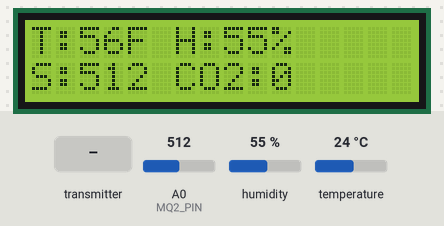
This sketch was run on a simulated ESP8266 (NodeMCU). Shown: 16×2 character LCD. The test bench sets the inputs (shaded band); at power-on: humidity 55 %, A0 (MQ2_PIN) = 512, temperature 24 °C. What the sketch prints to the serial monitor is not drawn.

Above: at 1.2 s.
1.3 s: the transmitter starts sending ammoniaLevel = 256
At 3.0 s:
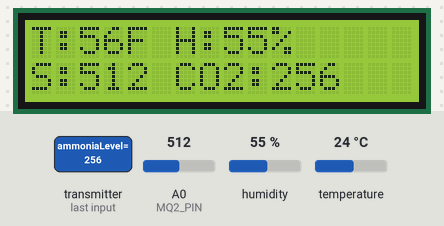
3.6 s: humidity set to 22 %
At 5.4 s:
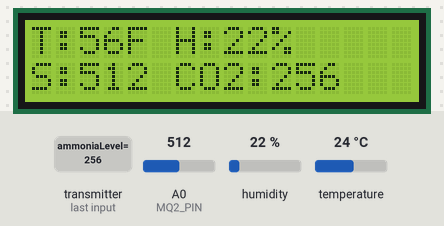
5.7 s: A0 (MQ2_PIN) set to 716
At 7.2 s:
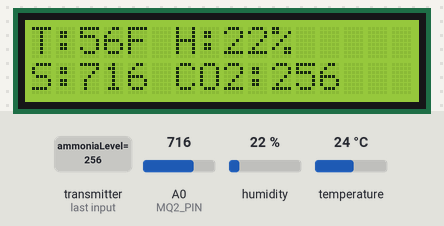
7.8 s: temperature set to 12 °C
At 8.7 s:
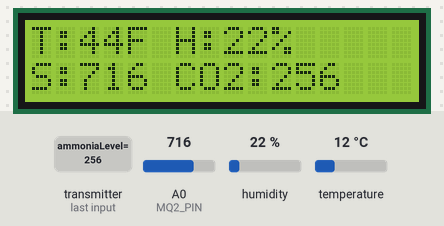
9.8 s: the transmitter starts sending ammoniaLevel = 0
At 11.4 s:
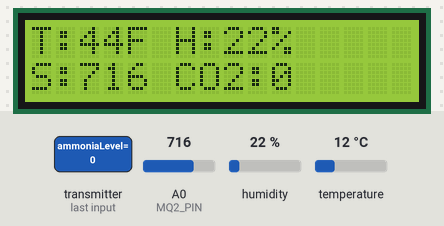
11.9 s: A0 (MQ2_PIN) set to 900
At 12.8 s:
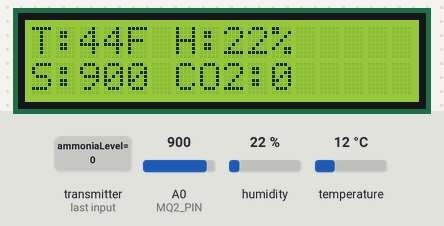
Timing chart, 0 to 14.9 s (numbered marks = the images above; inputs shaded):
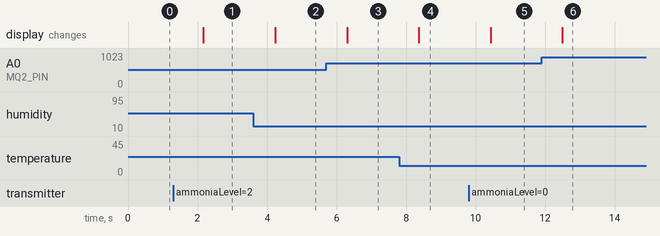

Measured:
- after the input at 1.3 s, the display: changes after 0.87 s (image 1)
- after the input at 3.6 s, the display: changes after 0.64 s (image 2)
- after the input at 5.7 s, the display: changes after 0.60 s (image 3)
- after the input at 7.8 s, the display: changes after 0.57 s (image 4)
- after the input at 9.8 s, the display: changes after 0.63 s (image 5)
- after the input at 11.9 s, the display: changes after 0.59 s (image 6)

The sketch:

Main_Module.ino
```cpp
#include <ESP8266WiFi.h>
#include <espnow.h>
#include <DHT.h>
#include <Wire.h>
#include <LiquidCrystal_I2C.h>

// === DHT22 ===
#define DHTPIN D5
#define DHTTYPE DHT22
DHT dht(DHTPIN, DHTTYPE);

// === MQ-2 ===
#define MQ2_PIN A0

// === LCD ===
LiquidCrystal_I2C lcd(0x27, 16, 2);

// === ESP-NOW Struct ===
struct struct_message {
  int ammoniaLevel;
};
struct_message incomingData;
int latestAmmonia = 0;

// === ESP-NOW Receive Callback ===
void OnDataRecv(uint8_t *mac, uint8_t *incomingDataBytes, uint8_t len) {
  memcpy(&incomingData, incomingDataBytes, sizeof(incomingData));
  latestAmmonia = incomingData.ammoniaLevel;
  Serial.print("Received Ammonia: ");
  Serial.println(latestAmmonia);
}

void setup() {
  Serial.begin(115200);
  dht.begin();
  WiFi.mode(WIFI_STA);

  // === LCD init ===
  Wire.begin(D2, D1);        // SDA, SCL
  lcd.begin(16, 2);
  lcd.backlight();
  lcd.print("System Ready");

  // === ESP-NOW Init ===
  if (esp_now_init() != 0) {
    Serial.println("ESP-NOW init failed!");
    return;
  }
  esp_now_set_self_role(ESP_NOW_ROLE_SLAVE);
  esp_now_register_recv_cb(OnDataRecv);
}

void loop() {
  float temp = dht.readTemperature();
  float hum = dht.readHumidity();
  int smoke = analogRead(MQ2_PIN);

  Serial.println("====== Sensor Readings ======");
  Serial.printf("Temp: %.2f °C\n", temp);
  Serial.printf("Humidity: %.2f %%\n", hum);
  Serial.printf("Smoke (MQ-2): %d\n", smoke);
  Serial.printf("Ammonia (MQ-135): %d\n", latestAmmonia);
  Serial.println();

  // === LCD Display ===
  lcd.clear();
  lcd.setCursor(0, 0);
  lcd.print("T:");
  lcd.print(((temp*(9/5))+32), 0);
  lcd.print("F H:");
  lcd.print(hum, 0);
  lcd.print("%");

  lcd.setCursor(0, 1);
  lcd.print("S:");
  lcd.print(smoke);
  lcd.print(" CO2:");
  lcd.print(latestAmmonia);

  delay(1000);
}
```
